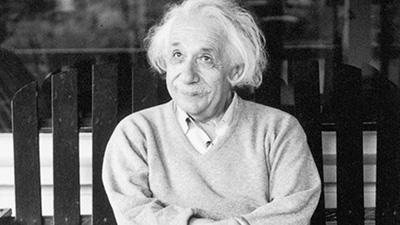
#> input picture Resources/einstein.jpg, 400 x 225 px
$ python GaussianBlur.py
#> lines starting #> are read from the running program, lines starting #| are printed output that depends on the picture
import cv2 as cv
import numpy as np

image = cv.imread("../Resources/einstein.jpg")
#> image is the input picture: shape (225, 400, 3); min 0, max 255, mean 108.5
#Buyük bir alanda daha fazla fark olur
#o yüzden kernel in size ı büyükçe daha çok bulanık oluyor
#düz bir kenar çizgisini düşün
#Keskinlik Resmin içindeki yoğunluk değelerinin farkının fazlalaşmasıdır .(Belirginlik)
gaussian_blur = cv.GaussianBlur(image,(5,5),0) #kenar bölegeye etkisini gideriyor
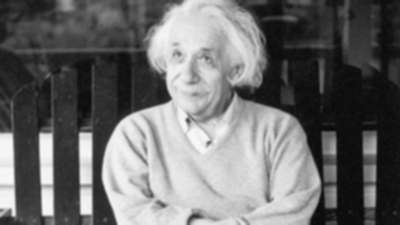
#> gaussian_blur: shape (225, 400, 3); min 9, max 248, mean 108.5


#Median blur  = hepsini alır sıralar sonra orta değer bulur merkez piksele koyar
# yana kayar böyle böyle görüntüyü blurlar. eğer kernel size'ı büyürse ortanca değer çok farklı geleceğinden daha çok
#bulanıklaşır.
#kernel size'ı asla çift değer veremezsin(çift sayı verirsen piksel sayısı çift gelir çiftin ortası yoktur)
# genelde 3 x 3 olur
median_blur = cv.medianBlur(image,3)

cv.imshow("Median Blur",median_blur)
cv.imshow("Original" , image)
cv.imshow("Gaussian Blur", gaussian_blur)
cv.waitKey()
